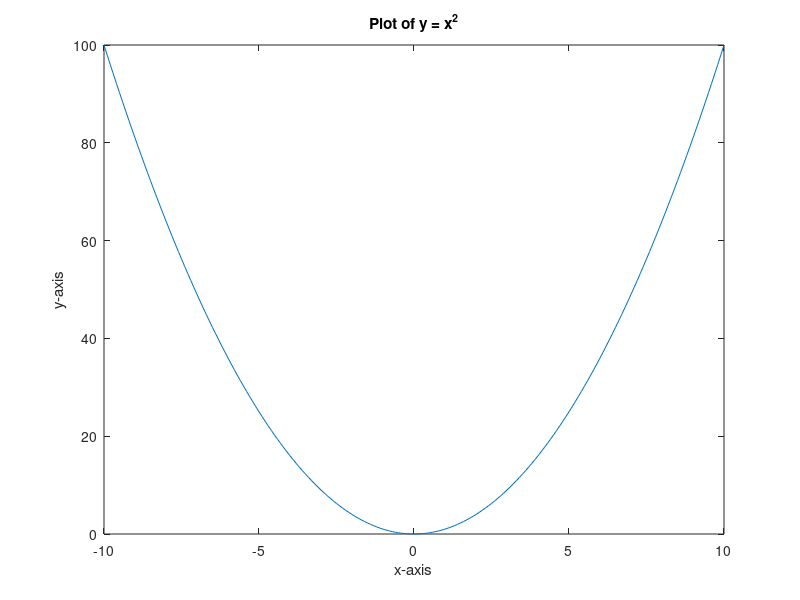

Reproduce this figure in MATLAB.

clc;    
clear;  
close all;  
x = -10:0.1:10;  
y = x.^2;  
plot(x, y);   
xlabel('x-axis');   
ylabel('y-axis');   
title('Plot of y = x^2');    

